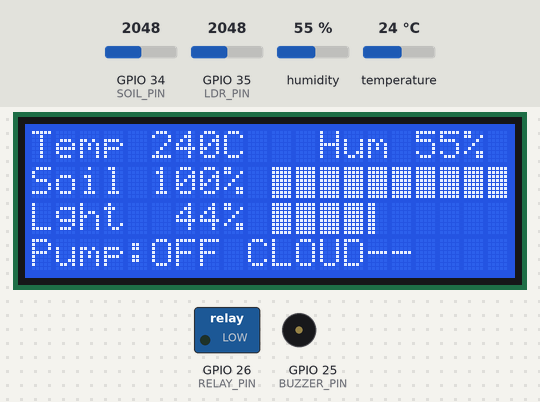
This sketch was run on a simulated ESP32. On the bench: 20×4 character LCD, switched loads named in the sketch (green lamp = pin HIGH), buzzer (waves = sounding, pin HIGH). Inputs (shaded band) come from the test bench; at power-on: GPIO 34 (SOIL_PIN) = 2048, GPIO 35 (LDR_PIN) = 2048, humidity 55 %, temperature 24 °C (analog values on the 0–4095 scale). WiFi joins after 1.5 s; servers stay silent unless stated; uploads are accepted with an empty reply; what the sketch prints to the serial monitor is not drawn.

Above: at 8.0 s.
8.1 s: GPIO 34 (SOIL_PIN) set to 2546
At 11.7 s:
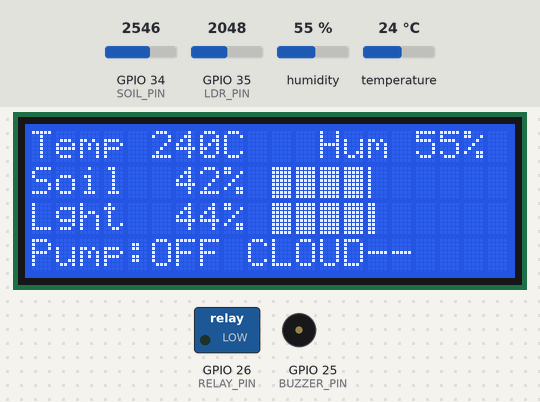
11.8 s: GPIO 34 (SOIL_PIN) set to 2572
At 15.3 s:
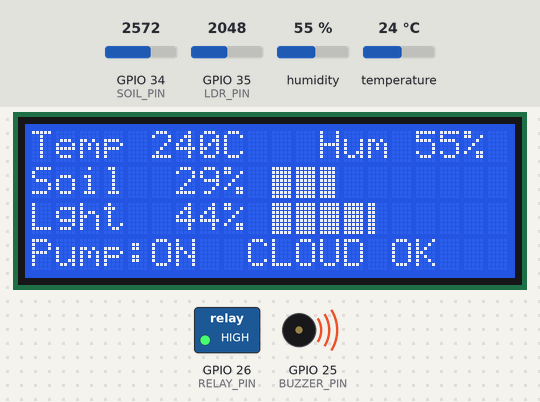
15.5 s: GPIO 35 (LDR_PIN) set to 1038
At 16.9 s:
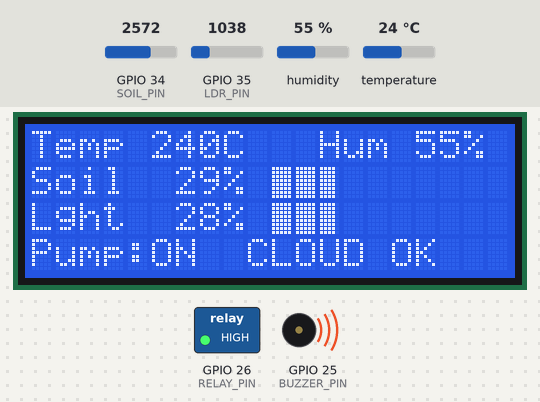
19.5 s: GPIO 35 (LDR_PIN) set to 936
At 21.5 s:
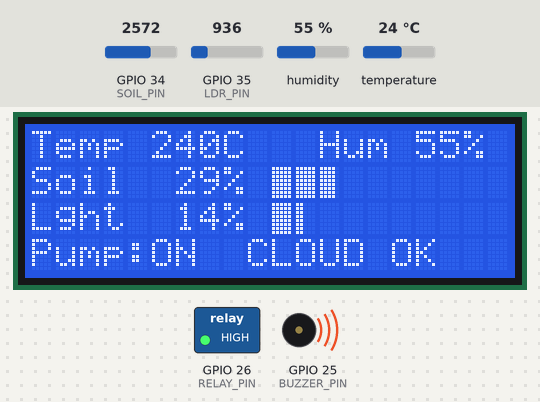
22.0 s: GPIO 34 (SOIL_PIN) set to 2866
At 23.9 s:
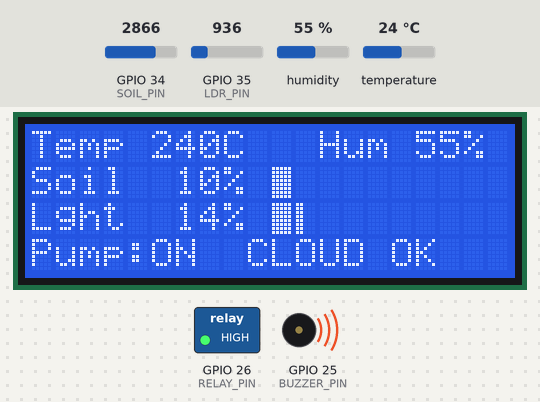
25.0 s: GPIO 34 (SOIL_PIN) set to 1228
At 26.3 s:
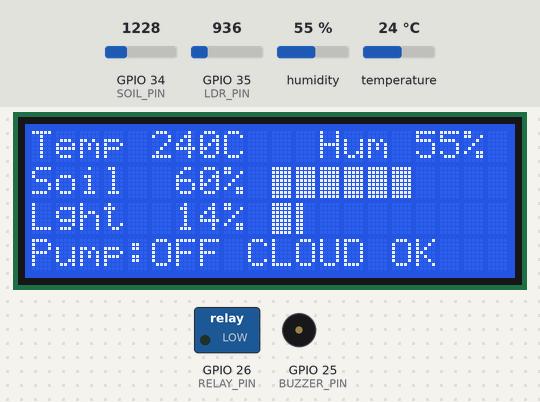
Timing chart, 0 to 28.0 s (numbered marks = the images above; inputs shaded):
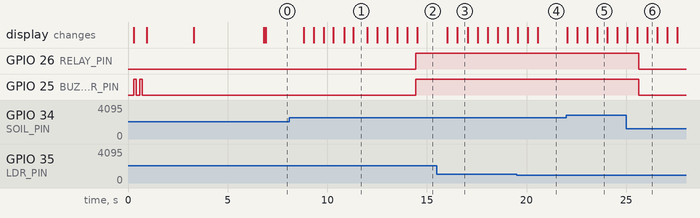

Measured:
- the behaviour switches between 2571 and 2572 on GPIO 34 (SOIL_PIN) (found by bisection; images 1 and 2)
- the behaviour switches between 1000 and 999 on GPIO 35 (LDR_PIN) (found by bisection; images 3 and 4)
- after the input at 8.1 s, the display: first changes after 0.73 s (image 1 shows a later state)
- after the input at 11.8 s, GPIO 26 (RELAY_PIN), GPIO 25 (BUZZER_PIN): LOW → HIGH after 2.6 s
- after the input at 15.5 s, the display: first changes after 0.51 s (image 3 shows a later state)
- after the input at 19.5 s, the display: first differs from a run without the input after 0.55 s (image 4 shows a later state)
- after the input at 22.0 s, the display: first changes after 0.05 s (image 5 shows a later state)
- after the input at 25.0 s, GPIO 26 (RELAY_PIN), GPIO 25 (BUZZER_PIN): HIGH → LOW after 0.62 s; the display: first differs from a run without the input after 0.55 s (image 6 shows a later state)

The sketch:

greenhouse_monitor.ino
```cpp
/*
 * GreenGo greenhouse monitor — ESP32 firmware
 * KNUST CS Year 3, Group 5
 *
 * Hardware: DHT11 + capacitive soil + LDR + 20x4 I2C LCD
 *           + relay (irrigation) + active buzzer
 *
 * Cloud loop (GreenGo app):
 *   Every ~10s POST /api/telemetry with MAC + API key headers.
 *   Body: soilRaw, relayOn, mode, tempC, humidityPct, lightLux, signalDbm, batteryV
 *   Response may include { command: { action: "PUMP_ON"|"PUMP_OFF", maxRunSeconds } }
 *
 * FIRST RUN:
 *   1. Set CALIBRATION_MODE = true, upload, read raw values off the LCD,
 *      fill in the four *_RAW constants.
 *   2. Set CALIBRATION_MODE = false.
 *   3. Flash, open Serial (115200). Copy the printed MAC.
 *   4. In GreenGo admin → provision that MAC → paste the one-time API key
 *      into DEVICE_API_KEY below → flash again.
 *   5. On boot the buzzer chirps twice. LCD shows Wi‑Fi / cloud status.
 *
 * NOTE ON THE CAPACITIVE SENSOR: HIGH when dry, LOW when wet — opposite of a
 * resistive board. That is why SOIL_DRY_RAW is the larger number. map()
 * handles descending ranges on its own.
 */

#include <Wire.h>
#include <LiquidCrystal_I2C.h>
#include <DHT.h>
#include <WiFi.h>
#include <WiFiClientSecure.h>
#include <HTTPClient.h>

// ========================= MODE =========================
// true  -> LCD shows raw ADC values with running lo/hi (for calibrating)
// false -> normal greenhouse display + cloud telemetry
const bool CALIBRATION_MODE = false;

// ===================== WIFI / CLOUD =====================
const char *WIFI_SSID     = "b6g";
const char *WIFI_PASSWORD = "ukcg8599";

// Deployed GreenGo app (Vercel). HTTPS, no port.
const char *SERVER_HOST   = "green-go-nine.vercel.app";
const bool  SERVER_HTTPS  = true;

// Paste the one-time key from Admin → Provision device (starts with ggk_).
// Leave empty to run sensors/LCD offline (no HTTP posts).
const char *DEVICE_API_KEY = "ggk_8c805f31a87a045fd093ae0f2c9fbe5f";

// MAC is taken from the chip at runtime (WiFi.macAddress()).
// Provision THAT MAC in the admin UI — do not invent one.

// 5s balances freshness vs HTTPS/Vercel load. Don't go much below ~3s —
// TLS handshake + POST cost dominates, and DHT only updates every 2s anyway.
const unsigned long TELEMETRY_PERIOD_MS = 5000;
const unsigned long WIFI_RETRY_MS       = 15000;
const float         BATTERY_V_FIXED     = 3.7f;  // no battery ADC on this board n
const unsigned long REMOTE_OFF_HOLD_MS  = 15000; // keep PUMP_OFF long enough to confirm

// ========================= PINS =========================
#define DHTPIN      4
#define DHTTYPE     DHT11
#define SOIL_PIN    34      // ADC1, input-only. Capacitive AOUT here.
#define LDR_PIN     35      // ADC1, input-only
#define BUZZER_PIN  25
#define RELAY_PIN   26

// =================== SENSOR SCALING =====================
// Our DHT library/sensor pair reports temperature in TENTHS of a
// degree (2.8 when the room is 28 C), so we scale by 10. Humidity
// already comes back in whole percent.
const float TEMP_SCALE = 10.0;

// LDR % is sent to the app as-is (dashboard shows "%", not lux).
// ==================== CALIBRATION =======================
// Capacitive sensor: DRY reads HIGH, WET reads LOW.
const int SOIL_DRY_RAW   = 2730;   // probe in open air
const int SOIL_WET_RAW   = 2200;   // probe in water, up to the mark
const int LDR_DARK_RAW   = 400;   // LDR covered with your thumb
const int LDR_BRIGHT_RAW = 4095;   // LDR under your demo lighting

// ====================== BEHAVIOUR =======================
const int DRY_ON  = 30;   // soil % below this -> ALARM + pump ON (local AUTO)
const int DRY_OFF = 38;   // soil % above this -> alarm off, pump OFF

const bool BEEP_CONTINUOUS = true;

// Most 1-channel relay modules are active LOW. If the pump runs when
// it should be idle, flip this to false.
const bool RELAY_ACTIVE_LOW = false;

// ======================= TIMING =========================
const unsigned long DHT_PERIOD     = 2000;   // DHT11 needs >= 1s
const unsigned long ANALOG_PERIOD  = 400;
const unsigned long DISPLAY_PERIOD = 500;
const unsigned long BEEP_ON_MS     = 150;
const unsigned long BEEP_OFF_MS    = 850;

// ======================== STATE =========================
LiquidCrystal_I2C lcd(0x27, 20, 4);
DHT dht(DHTPIN, DHTTYPE);

float temperatureC = NAN;
float humidity     = NAN;
int   dhtFailCount = 0;

int  soilRaw = 0,  lightRaw = 0;
int  soilPercent = 0, lightPercent = 0;
bool filtersPrimed = false;

int soilLo = 4095, soilHi = 0, lightLo = 4095, lightHi = 0;

bool soilDry   = false;
bool beepState = false;
bool relayOn   = false;   // actual commanded relay state (reported to cloud)

// Remote command override (dashboard pump control). When active it wins over
// local soil AUTO until the hold expires.
bool          remoteOverrideActive = false;
bool          remoteOverrideOn     = false;
unsigned long remoteOverrideUntil  = 0;

String deviceMac;
bool   wifiReady      = false;
bool   lastPostOk     = false;
unsigned long tDht = 0, tAnalog = 0, tDisplay = 0, tBeep = 0;
unsigned long tTelemetry = 0, tWifiRetry = 0;

uint8_t screen[4][20];

// ============== CUSTOM BAR-GRAPH GLYPHS =================
void createBarChars() {
  for (int n = 1; n <= 5; n++) {
    byte glyph[8];
    byte pattern = (0b11111 << (5 - n)) & 0b11111;
    for (int row = 0; row < 8; row++) glyph[row] = pattern;
    lcd.createChar(n, glyph);
  }
}

// =================== SENSOR HELPERS =====================
int readAveraged(uint8_t pin, uint8_t samples = 16) {
  uint32_t sum = 0;
  for (uint8_t i = 0; i < samples; i++) {
    sum += analogRead(pin);
    delayMicroseconds(300);
  }
  return sum / samples;
}

int rawToPercent(int raw, int rawAtZero, int rawAtHundred) {
  long pct = map(raw, rawAtZero, rawAtHundred, 0, 100);
  return constrain(pct, 0, 100);
}

int smooth(int oldVal, int newVal) {
  if (abs(newVal - oldVal) <= 2) return newVal;
  return (oldVal * 3 + newVal + 2) / 4;
}

void setRelay(bool on) {
  relayOn = on;
  digitalWrite(RELAY_PIN, RELAY_ACTIVE_LOW ? !on : on);
}

// =================== DISPLAY HELPERS ====================
void putText(uint8_t *buf, uint8_t start, const char *text) {
  for (uint8_t i = 0; start + i < 20 && text[i] != '\0'; i++)
    buf[start + i] = (uint8_t)text[i];
}

void putBar(uint8_t *buf, uint8_t start, uint8_t width, int percent) {
  int totalCols = width * 5;
  int filled    = ((long)percent * totalCols) / 100;
  for (uint8_t i = 0; i < width; i++) {
    int inThisChar = filled - (i * 5);
    if (inThisChar >= 5)      buf[start + i] = 5;
    else if (inThisChar <= 0) buf[start + i] = ' ';
    else                      buf[start + i] = inThisChar;
  }
}

void renderLine(uint8_t row, const uint8_t *buf) {
  bool cursorSet = false;
  for (uint8_t c = 0; c < 20; c++) {
    if (buf[c] == screen[row][c]) { cursorSet = false; continue; }
    if (!cursorSet) { lcd.setCursor(c, row); cursorSet = true; }
    lcd.write(buf[c]);
    screen[row][c] = buf[c];
  }
}

// ===================== WIFI / HTTP ======================
bool apiKeyConfigured() {
  return DEVICE_API_KEY != nullptr && DEVICE_API_KEY[0] != '\0';
}

void ensureWifi() {
  if (WiFi.status() == WL_CONNECTED) {
    wifiReady = true;
    return;
  }

  wifiReady = false;
  unsigned long now = millis();
  if (now - tWifiRetry < WIFI_RETRY_MS && tWifiRetry != 0) return;
  tWifiRetry = now;

  Serial.printf("WiFi: connecting to %s ...\n", WIFI_SSID);
  WiFi.mode(WIFI_STA);
  WiFi.begin(WIFI_SSID, WIFI_PASSWORD);

  // Short blocking wait so we don't starve the sensor loop forever.
  for (int i = 0; i < 20 && WiFi.status() != WL_CONNECTED; i++) {
    delay(250);
  }

  if (WiFi.status() == WL_CONNECTED) {
    wifiReady = true;
    deviceMac = WiFi.macAddress();
    deviceMac.toUpperCase();
    Serial.printf("WiFi: OK  ip=%s  mac=%s  rssi=%d\n",
                  WiFi.localIP().toString().c_str(),
                  deviceMac.c_str(),
                  WiFi.RSSI());
  } else {
    Serial.println("WiFi: not connected yet");
  }
}

void applyRemoteCommand(const String &action, unsigned long maxRunSeconds) {
  unsigned long now = millis();
  if (action == "PUMP_ON") {
    remoteOverrideActive = true;
    remoteOverrideOn     = true;
    remoteOverrideUntil  = now + maxRunSeconds * 1000UL;
    setRelay(true);
    Serial.printf("CMD: PUMP_ON for %lu s\n", maxRunSeconds);
  } else if (action == "PUMP_OFF") {
    remoteOverrideActive = true;
    remoteOverrideOn     = false;
    remoteOverrideUntil  = now + REMOTE_OFF_HOLD_MS;
    setRelay(false);
    Serial.println("CMD: PUMP_OFF (hold for confirm)");
  }
}

// Minimal JSON scrape — avoids an ArduinoJson dependency.
bool extractJsonString(const String &body, const char *key, String &out) {
  String needle = String("\"") + key + "\":\"";
  int start = body.indexOf(needle);
  if (start < 0) return false;
  start += needle.length();
  int end = body.indexOf('"', start);
  if (end < 0) return false;
  out = body.substring(start, end);
  return true;
}

bool extractJsonNumber(const String &body, const char *key, long &out) {
  String needle = String("\"") + key + "\":";
  int start = body.indexOf(needle);
  if (start < 0) return false;
  start += needle.length();
  while (start < (int)body.length() && (body[start] == ' ')) start++;
  out = body.substring(start).toInt();
  return true;
}

void postTelemetry() {
  if (!apiKeyConfigured()) {
    lastPostOk = false;
    return;
  }
  if (WiFi.status() != WL_CONNECTED) {
    lastPostOk = false;
    return;
  }

  if (deviceMac.length() == 0) {
    deviceMac = WiFi.macAddress();
    deviceMac.toUpperCase();
  }

  float tempOut = isnan(temperatureC) ? 0.0f : temperatureC;
  float humOut  = isnan(humidity)     ? 0.0f : humidity;
  int   rssi    = WiFi.RSSI();

  // Always AUTO for this demo build (no physical mode switch yet).
  // soilPct + lightLux(=LDR %) match the LCD so the dashboard doesn't
  // depend on server-side dry/wet calibration matching this capacitive probe.
  char payload[360];
  snprintf(payload, sizeof(payload),
           "{\"soilRaw\":%d,\"soilPct\":%d,\"tempC\":%.1f,\"humidityPct\":%.0f,"
           "\"lightLux\":%d,\"relayOn\":%s,\"mode\":\"AUTO\","
           "\"signalDbm\":%d,\"batteryV\":%.1f}",
           soilRaw,
           soilPercent,
           tempOut,
           humOut,
           lightPercent,
           relayOn ? "true" : "false",
           rssi,
           BATTERY_V_FIXED);

  String url = String(SERVER_HTTPS ? "https://" : "http://") + SERVER_HOST + "/api/telemetry";

  WiFiClientSecure secureClient;
  HTTPClient http;
  http.setTimeout(8000);

  if (SERVER_HTTPS) {
    // Vercel uses a public CA; for the class demo we skip chain verify so the
    // board doesn't need a bundled root-cert store. Tighten this for production.
    secureClient.setInsecure();
    http.begin(secureClient, url);
  } else {
    http.begin(url);
  }

  http.addHeader("Content-Type", "application/json");
  http.addHeader("X-Device-Mac", deviceMac);
  http.addHeader("X-Device-Api-Key", DEVICE_API_KEY);

  int code = http.POST((uint8_t *)payload, strlen(payload));
  String body = http.getString();
  http.end();

  if (code == 200) {
    lastPostOk = true;
    Serial.printf("Telemetry OK (%d): %s\n", code, body.c_str());

    // Only act when command is a non-null object (has "action").
    if (body.indexOf("\"command\":null") < 0 && body.indexOf("\"action\"") >= 0) {
      String action;
      long maxRun = 150;
      if (extractJsonString(body, "action", action)) {
        extractJsonNumber(body, "maxRunSeconds", maxRun);
        if (maxRun <= 0) maxRun = 150;
        applyRemoteCommand(action, (unsigned long)maxRun);
      }
    }
  } else {
    lastPostOk = false;
    Serial.printf("Telemetry FAIL HTTP %d: %s\n", code, body.c_str());
  }
}

void updateRelayFromLogic() {
  unsigned long now = millis();

  if (remoteOverrideActive) {
    if ((long)(now - remoteOverrideUntil) >= 0) {
      remoteOverrideActive = false;
      Serial.println("CMD: remote override expired → local AUTO");
    } else {
      setRelay(remoteOverrideOn);
      return;
    }
  }

  // Local AUTO irrigation: soil hysteresis drives the pump.
  setRelay(soilDry);
}

// ========================= SETUP ========================
void setup() {
  Serial.begin(115200);
  delay(200);

  pinMode(BUZZER_PIN, OUTPUT);
  digitalWrite(BUZZER_PIN, LOW);
  pinMode(RELAY_PIN, OUTPUT);
  setRelay(false);

  analogReadResolution(12);
  analogSetAttenuation(ADC_11db);

  dht.begin();

  lcd.init();
  lcd.backlight();
  createBarChars();
  memset(screen, 0xFF, sizeof(screen));

  // ---- BUZZER SELF-TEST ----
  Serial.println("Buzzer self-test: two chirps on GPIO " + String(BUZZER_PIN));
  for (int i = 0; i < 2; i++) {
    digitalWrite(BUZZER_PIN, HIGH);
    delay(120);
    digitalWrite(BUZZER_PIN, LOW);
    delay(180);
  }

  lcd.setCursor(0, 0);
  lcd.print(CALIBRATION_MODE ? "CALIBRATION MODE" : "GreenGo Monitor");
  lcd.setCursor(0, 1);
  lcd.print("Group 5 - boot...");
  delay(800);

  if (!CALIBRATION_MODE) {
    ensureWifi();
    deviceMac = WiFi.macAddress();
    deviceMac.toUpperCase();

    lcd.clear();
    lcd.setCursor(0, 0);
    lcd.print("MAC (provision):");
    lcd.setCursor(0, 1);
    lcd.print(deviceMac);
    lcd.setCursor(0, 2);
    if (!apiKeyConfigured()) {
      lcd.print("Set DEVICE_API_KEY");
      lcd.setCursor(0, 3);
      lcd.print("then re-flash");
    } else if (wifiReady) {
      lcd.print("WiFi OK");
      lcd.setCursor(0, 3);
      lcd.print(WiFi.localIP());
    } else {
      lcd.print("WiFi connecting...");
    }

    Serial.println("======== GreenGo device identity ========");
    Serial.println("Provision this MAC in Admin, then paste the API key into DEVICE_API_KEY:");
    Serial.println(deviceMac);
    if (!apiKeyConfigured()) {
      Serial.println("DEVICE_API_KEY is empty — local sensors/LCD only until you set it.");
    }
    Serial.printf("Telemetry URL: %s://%s/api/telemetry\n",
                  SERVER_HTTPS ? "https" : "http", SERVER_HOST);
    Serial.println("=========================================");
    delay(3500);
  }

  lcd.clear();
  memset(screen, 0xFF, sizeof(screen));
  tTelemetry = millis();
}

// ========================= LOOP =========================
void loop() {
  unsigned long now = millis();

  // ---------- 1. DHT11 ----------
  if (now - tDht >= DHT_PERIOD) {
    tDht = now;
    float rawT = dht.readTemperature();
    float rawH = dht.readHumidity();
    if (isnan(rawT) || isnan(rawH)) {
      dhtFailCount++;
    } else {
      temperatureC = rawT * TEMP_SCALE;
      humidity     = rawH;
      dhtFailCount = 0;
    }
  }

  // ---------- 2. Analog sensors ----------
  if (now - tAnalog >= ANALOG_PERIOD) {
    tAnalog = now;

    soilRaw  = readAveraged(SOIL_PIN);
    lightRaw = readAveraged(LDR_PIN);

    if (soilRaw  < soilLo)  soilLo  = soilRaw;
    if (soilRaw  > soilHi)  soilHi  = soilRaw;
    if (lightRaw < lightLo) lightLo = lightRaw;
    if (lightRaw > lightHi) lightHi = lightRaw;

    int soilNew  = rawToPercent(soilRaw,  SOIL_DRY_RAW, SOIL_WET_RAW);
    int lightNew = rawToPercent(lightRaw, LDR_DARK_RAW, LDR_BRIGHT_RAW);

    if (!filtersPrimed) {
      soilPercent   = soilNew;
      lightPercent  = lightNew;
      filtersPrimed = true;
    } else {
      soilPercent  = smooth(soilPercent,  soilNew);
      lightPercent = smooth(lightPercent, lightNew);
    }

    Serial.printf("soil raw=%4d (%3d%%)  ldr raw=%4d (%3d%%)  T=%.0fC  H=%.0f%%  dry=%s  relay=%s\n",
                  soilRaw, soilPercent, lightRaw, lightPercent,
                  temperatureC, humidity,
                  soilDry ? "YES" : "no",
                  relayOn ? "ON" : "OFF");
  }

  // ---------- 3. Local dry decision ----------
  if (!soilDry && soilPercent < DRY_ON)  soilDry = true;
  if ( soilDry && soilPercent > DRY_OFF) soilDry = false;

  updateRelayFromLogic();

  // ---------- 4. Buzzer (still follows soilDry, not remote override) ----------
  if (soilDry) {
    if (BEEP_CONTINUOUS) {
      digitalWrite(BUZZER_PIN, HIGH);
      beepState = true;
    } else {
      unsigned long interval = beepState ? BEEP_ON_MS : BEEP_OFF_MS;
      if (now - tBeep >= interval) {
        tBeep = now;
        beepState = !beepState;
        digitalWrite(BUZZER_PIN, beepState ? HIGH : LOW);
      }
    }
  } else if (beepState) {
    beepState = false;
    digitalWrite(BUZZER_PIN, LOW);
  }

  // ---------- 5. Wi‑Fi + telemetry ----------
  if (!CALIBRATION_MODE) {
    ensureWifi();
    if (now - tTelemetry >= TELEMETRY_PERIOD_MS) {
      tTelemetry = now;
      postTelemetry();
    }
  }

  // ---------- 6. Display ----------
  if (now - tDisplay >= DISPLAY_PERIOD) {
    tDisplay = now;

    uint8_t line[20];
    char    text[24];

    if (CALIBRATION_MODE) {
      memset(line, ' ', 20);
      putText(line, 0, "CALIB   SOIL  LGHT");
      renderLine(0, line);

      memset(line, ' ', 20);
      snprintf(text, sizeof(text), "now     %4d  %4d", soilRaw, lightRaw);
      putText(line, 0, text);
      renderLine(1, line);

      memset(line, ' ', 20);
      snprintf(text, sizeof(text), "lo      %4d  %4d", soilLo, lightLo);
      putText(line, 0, text);
      renderLine(2, line);

      memset(line, ' ', 20);
      snprintf(text, sizeof(text), "hi      %4d  %4d", soilHi, lightHi);
      putText(line, 0, text);
      renderLine(3, line);
      return;
    }

    // Row 0: temperature + humidity
    memset(line, ' ', 20);
    if (dhtFailCount >= 3) {
      putText(line, 0, "DHT11 read error");
    } else {
      snprintf(text, sizeof(text), "Temp %2.0fC   Hum %2.0f%%",
               temperatureC, humidity);
      putText(line, 0, text);
    }
    renderLine(0, line);

    // Row 1: soil + bar
    memset(line, ' ', 20);
    snprintf(text, sizeof(text), "Soil %3d%%", soilPercent);
    putText(line, 0, text);
    putBar(line, 10, 10, soilPercent);
    renderLine(1, line);

    // Row 2: light + bar
    memset(line, ' ', 20);
    snprintf(text, sizeof(text), "Lght %3d%%", lightPercent);
    putText(line, 0, text);
    putBar(line, 10, 10, lightPercent);
    renderLine(2, line);

    // Row 3: pump + cloud link
    memset(line, ' ', 20);
    const char *net =
        !apiKeyConfigured() ? "NO KEY" :
        !wifiReady          ? "NO WIFI" :
        lastPostOk          ? "CLOUD OK" : "CLOUD--";
    snprintf(text, sizeof(text), "Pump:%-3s %s",
             relayOn ? "ON" : "OFF", net);
    putText(line, 0, text);
    renderLine(3, line);
  }
}
```
